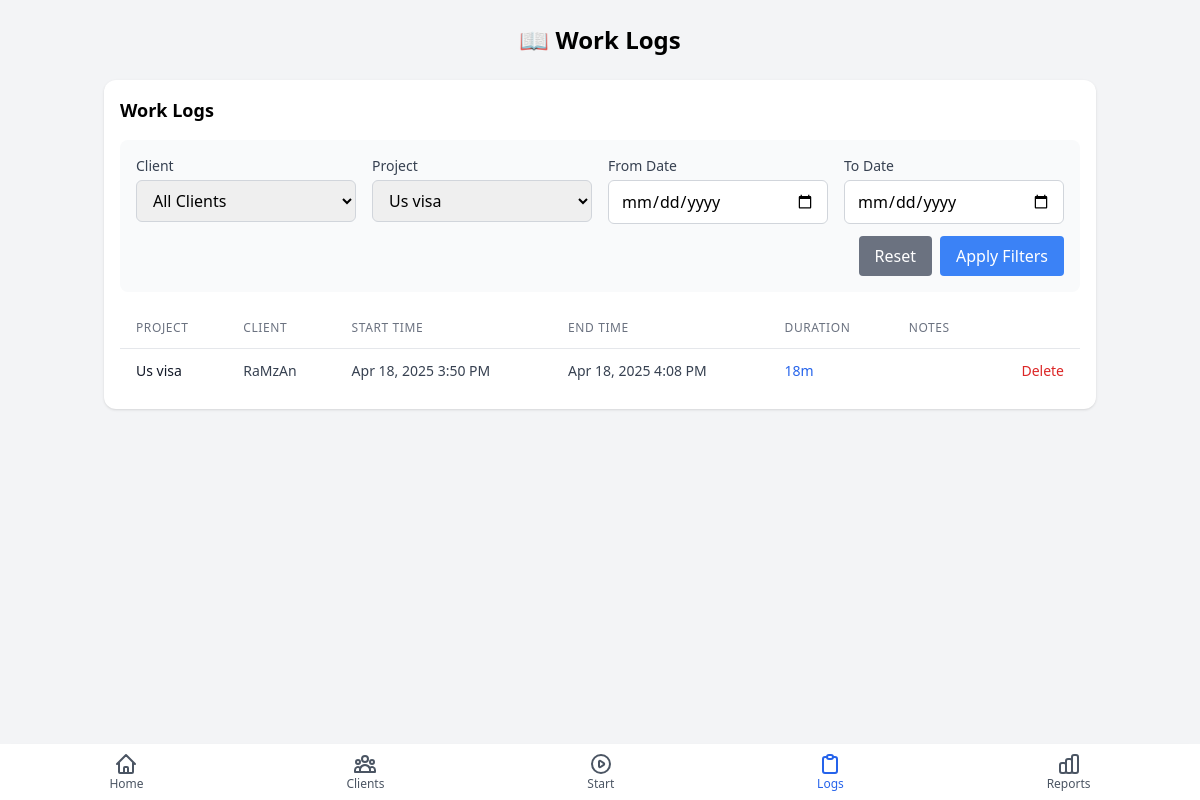
The app's page /work_logs.php?project_id=5 with its own data.
### tables this page shows
CREATE TABLE work_sessions (
                session_id INTEGER PRIMARY KEY AUTOINCREMENT,
                project_id INTEGER NOT NULL,
                start_time TIMESTAMP NOT NULL,
                end_time TIMESTAMP,
                duration_minutes INTEGER,
                notes TEXT,
                created_at TIMESTAMP DEFAULT CURRENT_TIMESTAMP,
                updated_at TIMESTAMP DEFAULT CURRENT_TIMESTAMP,
                FOREIGN KEY (project_id) REFERENCES projects (project_id) ON DELETE CASCADE
            );

CREATE TABLE projects (
                project_id INTEGER PRIMARY KEY AUTOINCREMENT,
                client_id INTEGER NOT NULL,
                name TEXT NOT NULL,
                notes TEXT,
                is_active BOOLEAN DEFAULT 1,
                created_at TIMESTAMP DEFAULT CURRENT_TIMESTAMP,
                updated_at TIMESTAMP DEFAULT CURRENT_TIMESTAMP,
                FOREIGN KEY (client_id) REFERENCES clients (client_id) ON DELETE CASCADE
            );

CREATE TABLE clients (
                client_id INTEGER PRIMARY KEY AUTOINCREMENT,
                name TEXT NOT NULL,
                email TEXT,
                notes TEXT,
                created_at TIMESTAMP DEFAULT CURRENT_TIMESTAMP,
                updated_at TIMESTAMP DEFAULT CURRENT_TIMESTAMP
            );

### includes/functions.php (called while the page is built, shortened)
<?php
function formatDuration($minutes) {
    if ($minutes < 60) {
        return $minutes . "m";
    }
    $hours = floor($minutes / 60);
    $mins = $minutes % 60;
    return $hours . "h " . $mins . "m";
}
function formatDateTime($dateTimeString) {
    $dateTime = new DateTime($dateTimeString);
    return $dateTime->format('M j, Y g:i A');
}

### work_logs.php (the view, shortened to what this page needs)
<?php
require_once 'includes/header.php';
$pdo = getDbConnection();
$projectId = filter_var($_GET['project_id'] ?? 0, FILTER_VALIDATE_INT);
$dateFrom = $_GET['date_from'] ?? '';
$dateTo = $_GET['date_to'] ?? '';
$conditions = [];
$params = [];
if ($projectId) {
    $conditions[] = "ws.project_id = :project_id";
    $params[':project_id'] = $projectId;
}
$whereClause = '';
if (!empty($conditions)) {
    $whereClause = "WHERE " . implode(" AND ", $conditions);
}
$page = max(1, filter_var($_GET['page'] ?? 1, FILTER_VALIDATE_INT));
$perPage = 20;
$offset = ($page - 1) * $perPage;
$query = "
    SELECT
        ws.session_id,
        ws.start_time,
        ws.end_time,
        ws.duration_minutes,
        ws.notes,
        p.name as project_name,
        c.name as client_name
    FROM work_sessions ws
    JOIN projects p ON ws.project_id = p.project_id
    JOIN clients c ON p.client_id = c.client_id
    $whereClause
    ORDER BY ws.start_time DESC
    LIMIT :limit OFFSET :offset
";
try {
    $stmt = $pdo->prepare($query);
    $stmt->bindValue(':limit', $perPage, PDO::PARAM_INT);
    $stmt->bindValue(':offset', $offset, PDO::PARAM_INT);
    foreach ($params as $key => $value) {
        $stmt->bindValue($key, $value);
    }
    $stmt->execute();
    $sessions = $stmt->fetchAll(PDO::FETCH_ASSOC);
} catch (PDOException $e) {
    $error = "Database error: " . $e->getMessage();
    $sessions = [];
}
$projects = $pdo->query("SELECT project_id, name FROM projects ORDER BY name")->fetchAll(PDO::FETCH_ASSOC);
?>
<div class="bg-white rounded-xl shadow p-4 mb-4">
    <h2 class="text-lg font-semibold mb-4">Work Logs</h2>
    <div class="bg-gray-50 p-4 rounded-lg mb-4">
        <form method="GET" action="work_logs.php" class="space-y-3">
            <div class="grid grid-cols-1 md:grid-cols-2 lg:grid-cols-4 gap-4">
                <div>
                    <label for="client_id" class="block text-sm font-medium text-gray-700 mb-1">Client</label>
                    <select id="client_id" name="client_id" class="w-full px-3 py-2 border border-gray-300 rounded-md focus:outline-none focus:ring-2 focus:ring-blue-500">
                        <option value="">All Clients</option>
                    </select>
                </div>
                <div>
                    <label for="project_id" class="block text-sm font-medium text-gray-700 mb-1">Project</label>
                    <select id="project_id" name="project_id" class="w-full px-3 py-2 border border-gray-300 rounded-md focus:outline-none focus:ring-2 focus:ring-blue-500">
                        <?php foreach ($projects as $project): ?>
                        <option value="<?php echo $project['project_id']; ?>" <?php echo $projectId == $project['project_id'] ? 'selected' : ''; ?>>
                            <?php echo htmlspecialchars($project['name']); ?>
                        </option>
                        <?php endforeach; ?>
                    </select>
                </div>
                <div>
                    <label for="date_from" class="block text-sm font-medium text-gray-700 mb-1">From Date</label>
                    <input type="date" id="date_from" name="date_from" value="<?php echo $dateFrom; ?>" class="w-full px-3 py-2 border border-gray-300 rounded-md focus:outline-none focus:ring-2 focus:ring-blue-500">
                </div>
                <div>
                    <label for="date_to" class="block text-sm font-medium text-gray-700 mb-1">To Date</label>
                    <input type="date" id="date_to" name="date_to" value="<?php echo $dateTo; ?>" class="w-full px-3 py-2 border border-gray-300 rounded-md focus:outline-none focus:ring-2 focus:ring-blue-500">
                </div>
            </div>
            <div class="flex justify-end">
                <a href="work_logs.php" class="bg-gray-500 hover:bg-gray-600 text-white py-2 px-4 rounded mr-2">
                    Reset
                </a>
                <button type="submit" class="bg-blue-500 hover:bg-blue-600 text-white py-2 px-4 rounded">
                    Apply Filters
                </button>
            </div>
        </form>
    </div>
    <?php if (empty($sessions)): ?>
    <div class="text-center py-8">
        <p class="text-gray-600 mb-4">No work sessions found.</p>
        <a href="start_work.php" class="bg-blue-500 hover:bg-blue-600 text-white py-2 px-4 rounded">
            Start Work
        </a>
    </div>
    <?php else: ?>
    <div class="overflow-x-auto">
        <table class="min-w-full divide-y divide-gray-200">
            <thead>
                <tr>
                    <th class="px-4 py-3 text-left text-xs font-medium text-gray-500 uppercase tracking-wider">Project</th>
                    <th class="px-4 py-3 text-left text-xs font-medium text-gray-500 uppercase tracking-wider">Client</th>
                    <th class="px-4 py-3 text-left text-xs font-medium text-gray-500 uppercase tracking-wider">Start Time</th>
                    <th class="px-4 py-3 text-left text-xs font-medium text-gray-500 uppercase tracking-wider">End Time</th>
                    <th class="px-4 py-3 text-left text-xs font-medium text-gray-500 uppercase tracking-wider">Duration</th>
                    <th class="px-4 py-3 text-left text-xs font-medium text-gray-500 uppercase tracking-wider">Notes</th>
                    <th class="px-4 py-3"></th>
                </tr>
            </thead>
            <tbody class="bg-white divide-y divide-gray-200">
                <?php foreach ($sessions as $session): ?>
                <tr class="hover:bg-gray-50">
                    <td class="px-4 py-3 whitespace-nowrap text-sm font-medium text-gray-900">
                        <?php echo htmlspecialchars($session['project_name']); ?>
                    </td>
                    <td class="px-4 py-3 whitespace-nowrap text-sm text-gray-700">
                        <?php echo htmlspecialchars($session['client_name']); ?>
                    </td>
                    <td class="px-4 py-3 whitespace-nowrap text-sm text-gray-700">
                        <?php echo formatDateTime($session['start_time']); ?>
                    </td>
                    <td class="px-4 py-3 whitespace-nowrap text-sm text-gray-700">
                        <?php echo $session['end_time'] ? formatDateTime($session['end_time']) : '<span class="text-green-600 font-medium">Active</span>'; ?>
                    </td>
                    <td class="px-4 py-3 whitespace-nowrap text-sm font-medium <?php echo $session['end_time'] ? 'text-blue-600' : 'text-green-600'; ?>">
                        <?php
                        if ($session['duration_minutes']) {
                            echo formatDuration($session['duration_minutes']);
                        } elseif (!$session['end_time']) {
                            echo 'Running';
                        } else {
                            echo 'N/A';
                        }
                        ?>
                    </td>
                    <td class="px-4 py-3 text-sm text-gray-700 max-w-xs truncate">
                    </td>
                    <td class="px-4 py-3 whitespace-nowrap text-right text-sm font-medium">
                        <a href="delete_work_session.php?id=<?php echo $session['session_id']; ?>" class="text-red-600 hover:text-red-900">Delete</a>
                    </td>
                </tr>
                <?php endforeach; ?>
            </tbody>
        </table>
    </div>
    <?php endif; ?>
</div>
<?php
require_once 'includes/footer.php';
?>

### records on screen
work_sessions: project.name "Us visa", clients.name "RaMzAn", start_time "Apr 18, 2025 3:50 PM", end_time "Apr 18, 2025 4:08 PM", duration_minutes "18m"

### other values on screen
form field project_id "Us visa"
